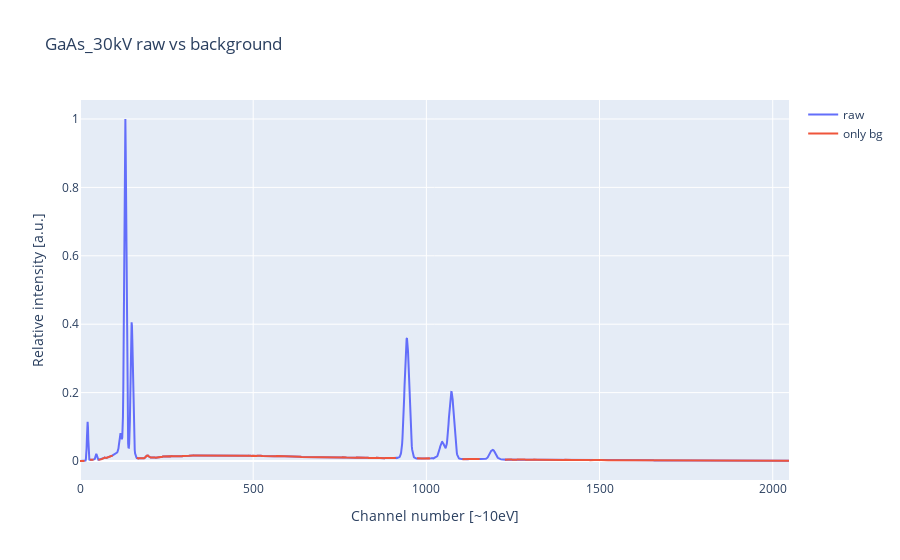

Notebook cell for this chart:
### Code cell
plotly_simple([x2048, x2048], [raw_y_Ga30, y_without_peaks], names=['raw', 'only bg'], mode='lines', title='GaAs_30kV raw vs background')

### Figure 1 — Plotly figure (JSON) as saved in the notebook; plotly's stock layout.template omitted (floating-point values rounded to 4 significant figures; data arrays with more than 128 entries replaced by an {"elided": "..."} marker saying what was removed)
{"data": [{"mode": "lines", "name": "raw", "type": "scatter", "x": {"elided": "2048 int values"}, "y": {"elided": "2048 float values"}}, {"mode": "lines", "name": "only bg", "type": "scatter", "x": {"elided": "2048 int values"}, "y": {"elided": "2048 float values"}}], "layout": {"title": {"text": "GaAs_30kV raw vs background"}, "xaxis": {"title": {"text": "Channel number [~10eV]"}}, "yaxis": {"title": {"text": "Relative intensity [a.u.]"}}}}
